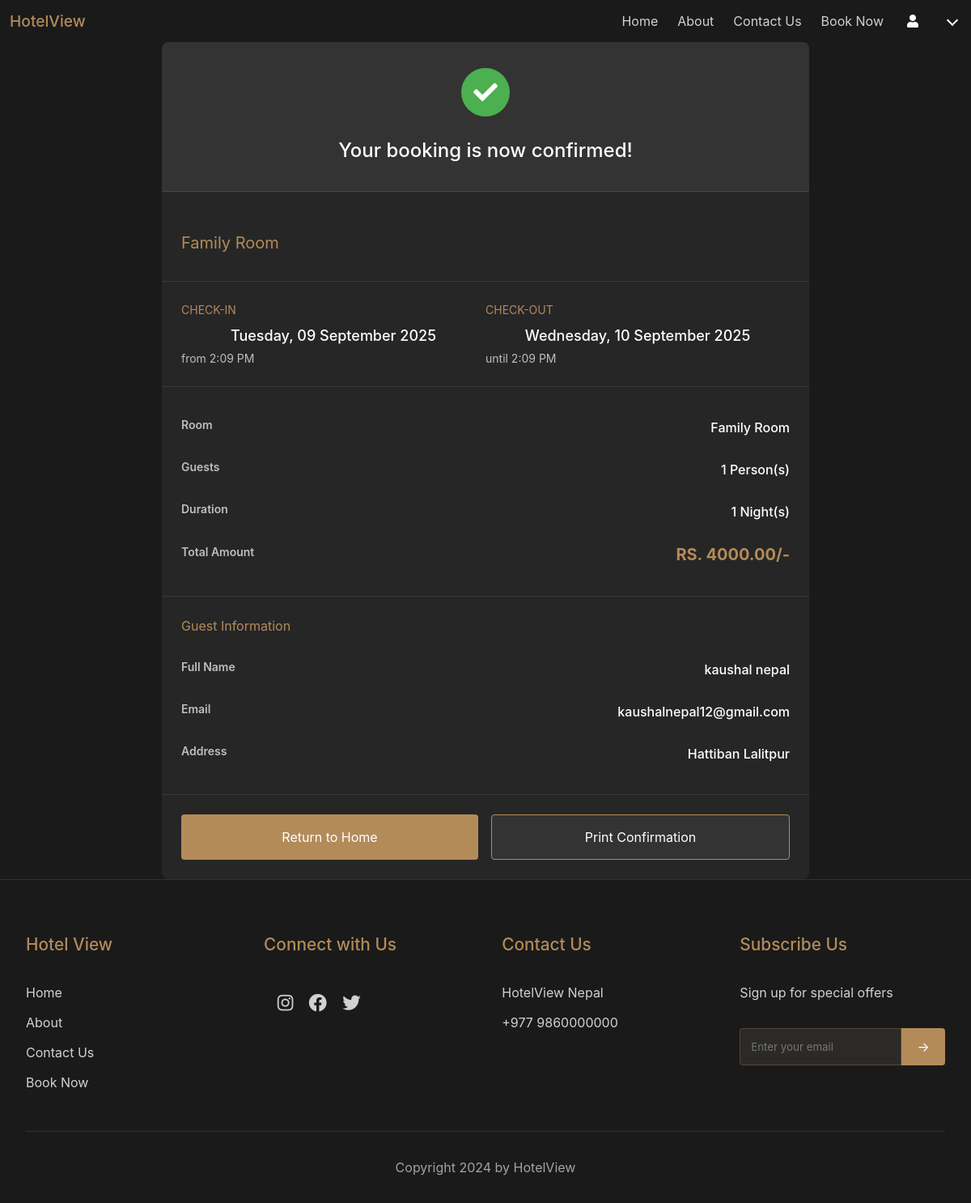
Screenshot of /booking-confirmation/5/ (signed in) with the database file from the repository.
### hotel/models.py (models this page shows, shortened)
class Booking(models.Model):
    user = models.ForeignKey(User, on_delete=models.CASCADE)
    room_type = models.CharField(max_length=100)
    check_in = models.DateTimeField()
    check_out = models.DateTimeField()
    guests = models.IntegerField()
    nights = models.IntegerField()
    total_price = models.DecimalField(max_digits=10, decimal_places=2)
    name = models.CharField(max_length=100)
    surname = models.CharField(max_length=100)
    email = models.EmailField()
    address = models.TextField()
    created_at = models.DateTimeField(auto_now_add=True)
    class Meta:
        ordering = ['-created_at']

### hotel/views.py (the view)
# urls.py: path('booking-confirmation/<int:booking_id>/', views.booking_confirmation, name='booking_confirmation'),
@login_required
def booking_confirmation(request, booking_id):
    booking = get_object_or_404(Booking, id=booking_id, user=request.user)
    return render(request, 'booking_confirmation.html', {'booking': booking})

### templates/booking_confirmation.html (shortened to what this page needs)
{% extends 'base.html' %}
{% load static %}
{% block content %}
<section class="confirmation-section">
    <div class="confirmation-container">
        <div class="confirmation-card">
            <div class="confirmation-header">
                <div class="success-animation">
                    <div class="checkmark">
                        <i class="fas fa-check"></i>
                    </div>
                </div>
                <h1>Your booking is now confirmed!</h1>
            </div>
            <div class="hotel-preview">
                <div class="hotel-image">
                </div>
                <div class="hotel-info">
                    <h2>{{ booking.room_type }}</h2>
                </div>
            </div>
            <div class="booking-dates">
                <div class="date-item">
                    <h3>Check-in</h3>
                    <div class="date">{{ booking.check_in|date:"l, d F Y" }}</div>
                    <div class="time">from {{ booking.check_in|date:"g:i A" }}</div>
                </div>
                <div class="date-item">
                    <h3>Check-out</h3>
                    <div class="date">{{ booking.check_out|date:"l, d F Y" }}</div>
                    <div class="time">until {{ booking.check_out|date:"g:i A" }}</div>
                </div>
            </div>
            <div class="booking-details">
                <div class="detail-row">
                    <span class="label">Room</span>
                    <span class="value">{{ booking.room_type }}</span>
                </div>
                <div class="detail-row">
                    <span class="label">Guests</span>
                    <span class="value">{{ booking.guests }} Person(s)</span>
                </div>
                <div class="detail-row">
                    <span class="label">Duration</span>
                    <span class="value">{{ booking.nights }} Night(s)</span>
                </div>
                <div class="detail-row">
                    <span class="label">Total Amount</span>
                    <span class="value price">RS. {{ booking.total_price }}/-</span>
                </div>
            </div>
            <div class="guest-details">
                <h3>Guest Information</h3>
                <div class="detail-row">
                    <span class="label">Full Name</span>
                    <span class="value">{{ booking.name }} {{ booking.surname }}</span>
                </div>
                <div class="detail-row">
                    <span class="label">Email</span>
                    <span class="value">{{ booking.email }}</span>
                </div>
                <div class="detail-row">
                    <span class="label">Address</span>
                    <span class="value">{{ booking.address }}</span>
                </div>
            </div>
            <div class="confirmation-actions">
                <a href="{% url 'hotel:home' %}" class="home-button">Return to Home</a>
                <button onclick="window.print()" class="print-button">Print Confirmation</button>
            </div>
        </div>
    </div>
</section>
{% endblock %}

### templates/base.html (shortened to what this page needs)
{% load static %}
<!DOCTYPE html>
<html lang="en">
<head>
    <link rel="stylesheet" href="{% static 'bulmaCSS/bulma.min.css' %}">
    <link rel="stylesheet" href="{% static 'styles/styles.css' %}">
</head>
<body>
    <nav class="navbar" id="navbarColor">
        <div class="navbar-brand">
            <a class="navbar-item has-text-white">
                HotelView
            </a>
        </div>
        <div class="navbar-menu" id="nav-links">
            <div class="navbar-end">
                <a href="{% url 'hotel:home' %}" class="navbar-item has-text-white">Home</a>
                <a href="{% url 'hotel:about' %}"  class="navbar-item has-text-white">About</a>
                <a href="{% url 'hotel:contact' %}"  class="navbar-item has-text-white">Contact Us</a>
                <a href="{% url 'hotel:book' %}" class="navbar-item has-text-white">Book Now</a>
                {% if user.is_authenticated %}
                    <div class="navbar-item has-dropdown is-hoverable">
                        <a class="navbar-link has-text-white">
                            <span class="icon">
                                <i class="fas fa-user"></i>
                            </span>
                        </a>
                    </div>
                {% endif %}
            </div>
        </div>
    </nav>
    <div>
        {% block content %}{% endblock %}
    </div>
    <footer class="footer">
        <div class="footer-content">
            <div class="footer-section">
                <h3>Hotel View</h3>
                <div class="footer-links">
                    <a href="{% url 'hotel:home' %}">Home</a>
                    <a href="{% url 'hotel:about' %}">About</a>
                    <a href="{% url 'hotel:contact' %}">Contact Us</a>
                    <a href="{% url 'hotel:book' %}">Book Now</a>
                </div>
            </div>
            <div class="footer-section">
                <h3>Connect with Us</h3>
                <div class="social-icons">
                    <a href="#"><i class="fab fa-instagram"></i></a>
                    <a href="#"><i class="fab fa-facebook"></i></a>
                    <a href="#"><i class="fab fa-twitter"></i></a>
                </div>
            </div>
            <div class="footer-section">
                <h3>Contact Us</h3>
                <div class="footer-links">
                    <p>HotelView Nepal</p>
                    <p>+977 9860000000</p>
                </div>
            </div>
            <div class="footer-section">
                <h3>Subscribe Us</h3>
                <p>Sign up for special offers</p>
                <form class="subscribe-form">
                    <input type="email" placeholder="Enter your email">
                    <button type="submit">→</button>
                </form>
            </div>
        </div>
        <div class="footer-bottom">
            <p>Copyright 2024 by HotelView</p>
        </div>
    </footer>
    <link rel="stylesheet" href="https://cdnjs.cloudflare.com/ajax/libs/font-awesome/5.15.4/css/all.min.css">
</body>
</html>

### rows the page displays
Booking: room_type "Family Room", check_in "Tuesday, 09 September 2025", check_in "2:09 PM", check_out "Wednesday, 10 September 2025", check_out "2:09 PM", guests "1", nights "1", total_price "4000.00", name "kaushal", surname "nepal", email "kaushalnepal12@gmail.com", address "Hattiban Lalitpur"
